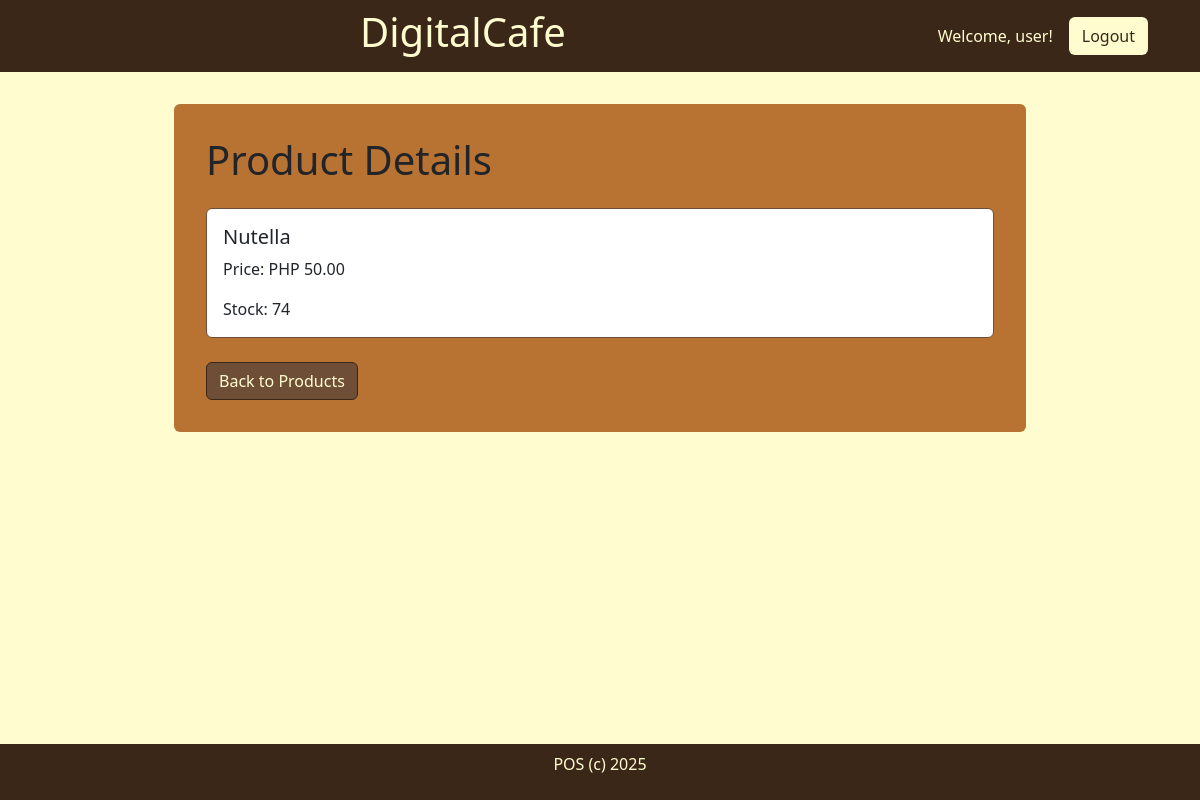
The page /product/1 (signed in) on the database as committed earlier.
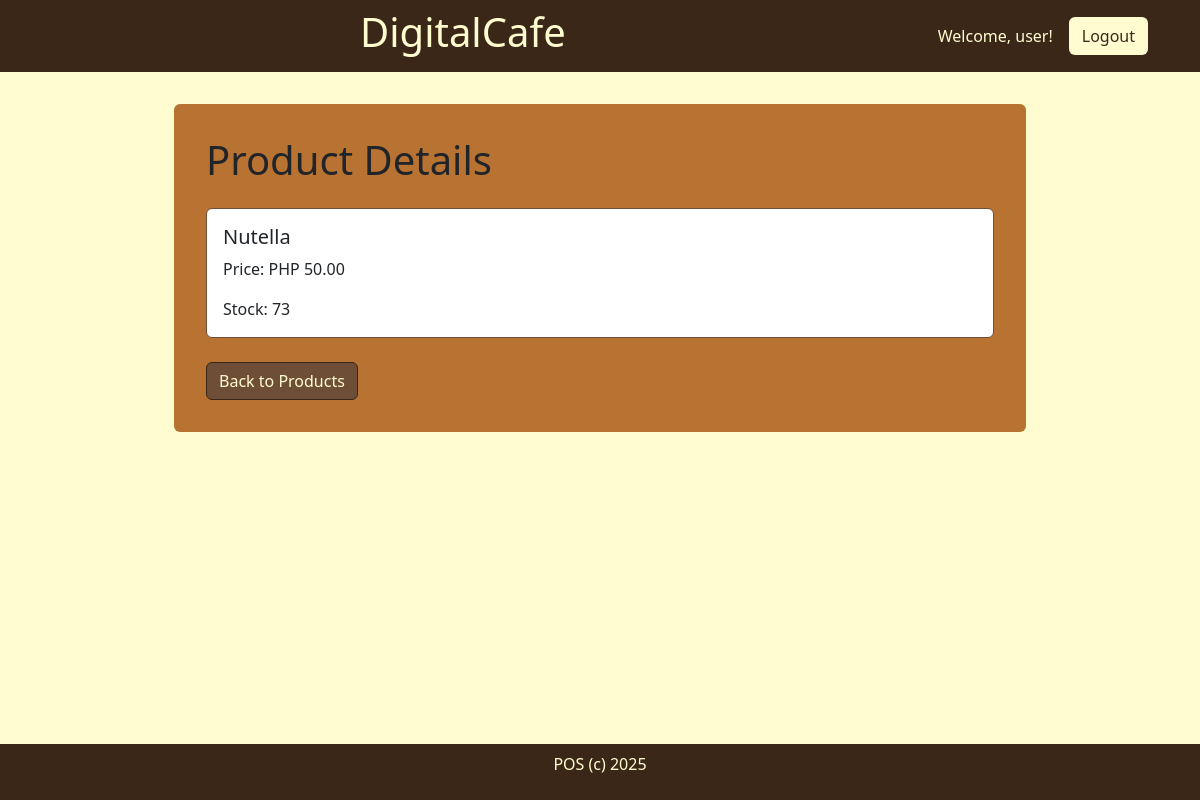
The same page on the database as committed later.
### digitalcafe/models.py (models this page shows, shortened)
class item(models.Model):
    app_label = 'digitalcafe'
    item_name = models.CharField(max_length=100)
    item_price = models.DecimalField(max_digits=6, decimal_places=2)
    stock_quantity = models.IntegerField()
    objects = models.Manager()

### digitalcafe/views.py (the view)
# urls.py: path("product/<int:pk>", views.product_detail, name="product_detail"),
@login_required
def product_detail(request, pk):
    product = get_object_or_404(item, pk=pk)
    return render(request, 'digitalcafe/product_detail.html', {'product': product})

### digitalcafe/templates/digitalcafe/product_detail.html
{% extends 'digitalcafe/base.html' %}
{% load static %}
{% block content %}
<div class="content">
    <div class="content-head m-4">
        <h1>Product Details</h1>
    </div>
    <div class="data-content m-4">
        <div class="card">
            <div class="card-body">
                <h5 class="card-title">{{ product.item_name }}</h5>
                <p class="card-text">Price: PHP {{ product.item_price }}</p>
                <p class="card-text">Stock: {{ product.stock_quantity }}</p>
            </div>
        </div>
    </div>
    <div class="content-footer m-4">
        <a href="{% url 'index' %}" class="btn btn-primary">Back to Products</a>
    </div>
</div>
{% endblock content %}

Rows that differ between the two databases and show on the page:
changed item "Nutella": stock_quantity "74" → "73"
